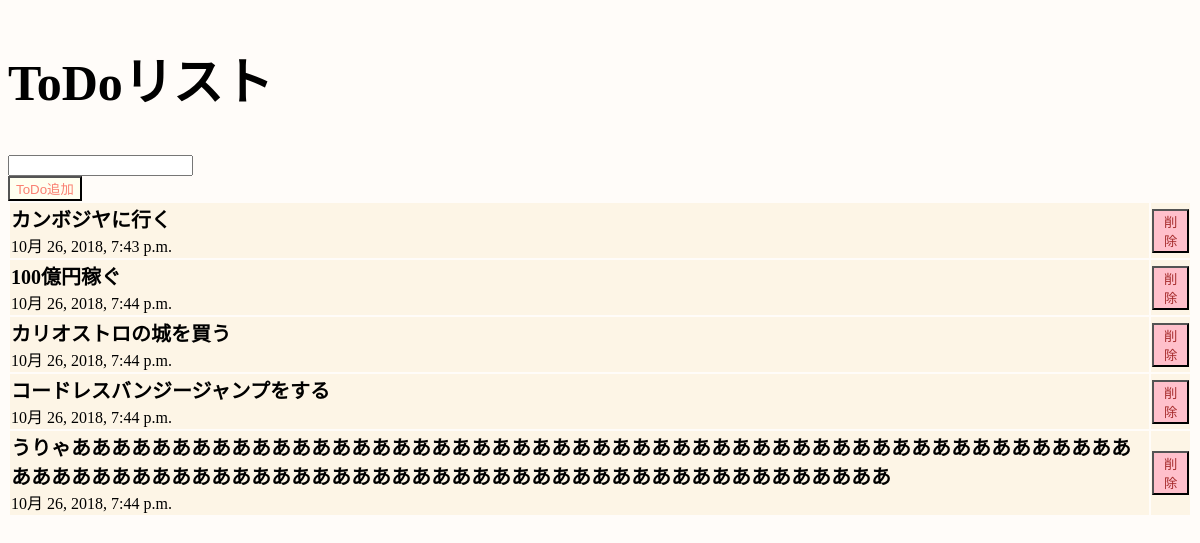
The page / on the database its author committed.
### todo/models.py (models this page shows)
class Post(models.Model):
    message = models.CharField(
        max_length=100,
        verbose_name="タスク",
    )
    created_date = models.DateTimeField(
        auto_now_add=True,
        verbose_name="登録日時",
        )

### todo/views.py (the view)
# urls.py: path('', views.index, name='index'),
def index(req):
    posts = Post.objects.all()
    form = PostForm()
    context = {'posts': posts, 'form': form, }
    return render(req, 'todo/index.html', context)

### todo/forms.py
class PostForm(forms.ModelForm):
    class Meta:
        model = Post
        fields = ('message',)

### todo/templates/todo/index.html (shortened to what this page needs)
{% load static %}
<!DOCTYPE html>
<html>
    <head>
            <link rel="stylesheet" href="https://unpkg.com/karma-css@latest/dist/karma.min.css">
            <link rel="stylesheet"
            href="{% static 'css/todo.css' %}" >
    </head>
    <body>
        <div class="container">
            <h2>ToDoリスト</h2>
            <form action="{% url 'add' %}" method="post">
                <div class="text">
                        {{ form.message }}
                </div>
                <div class="form-group">
                    <button type="submit" class="button">
                        ToDo追加
                    </button>
                </div>
            </form>
            <table class="todo list table">
                <tbody>
                    {% for post in posts %}
                        <tr>
                            <td>
                                <div class="message">{{ post.message }}</div>
                                <div>{{ post.created_date }}</div>
                            </td>
                            <td>
                                <form action="{% url 'delete' post.id %}" method="post">
                                    <button class="button del">削除</button>
                                </form>
                            </td>
                        </tr>
                    {% endfor %}
                </tbody>
            </table>
        </div>
    </body>
</html>

### todo/static/css/todo.css (style rules this page uses)
h2 { font-size: 50px; color: #000000; font-weight: 800; font-family: Impact; }
body { background: #fffcf9; }
td { border-top-width: 3px; border-top-color: #ffe0c1; background: #fdf5e6; }
.message { font-size: 20px; font-weight: 600; }
.button { color: #fa8072; background: #fffff0; }
.del { color: #a52a2a; background: #ffc0cb; }

### rows shown on the page
Post: message "カンボジヤに行く", created_date "10月 26, 2018, 7:43 p.m."
Post: message "100億円稼ぐ", created_date "10月 26, 2018, 7:44 p.m."
Post: message "カリオストロの城を買う", created_date "10月 26, 2018, 7:44 p.m."
Post: message "コードレスバンジージャンプをする", created_date "10月 26, 2018, 7:44 p.m."
Post: message "うりゃあああああああああああああああああああああああああああああああああああああああああああああああああああああああああああああああああああああああああああああああああああああああああああああああああ", created_date "10月 26, 2018, 7:44 p.m."
